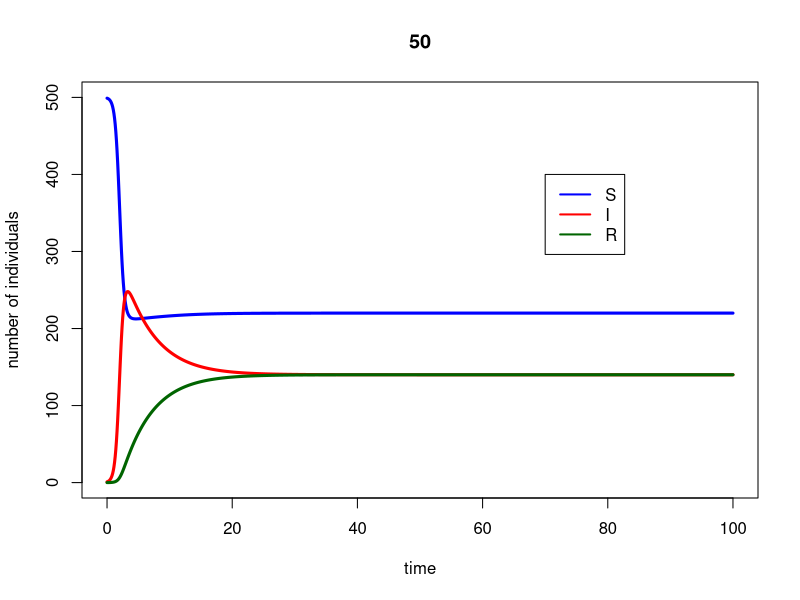
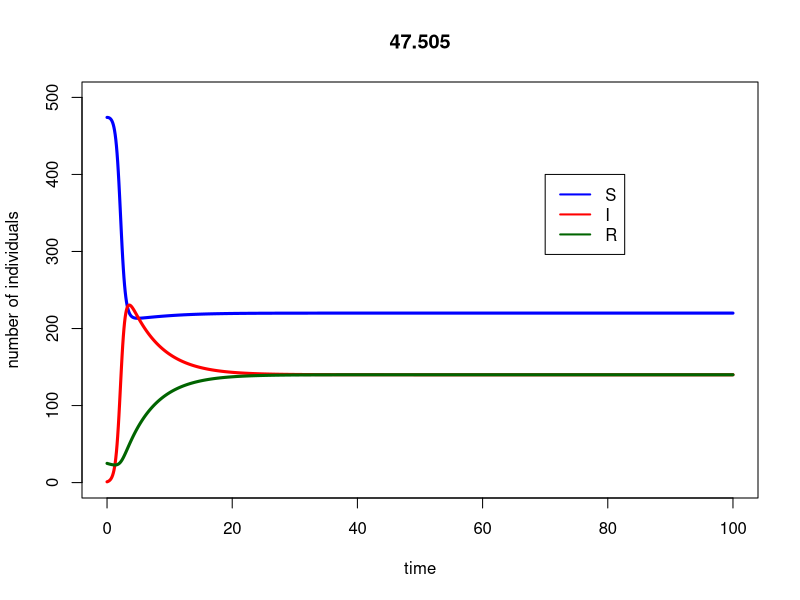
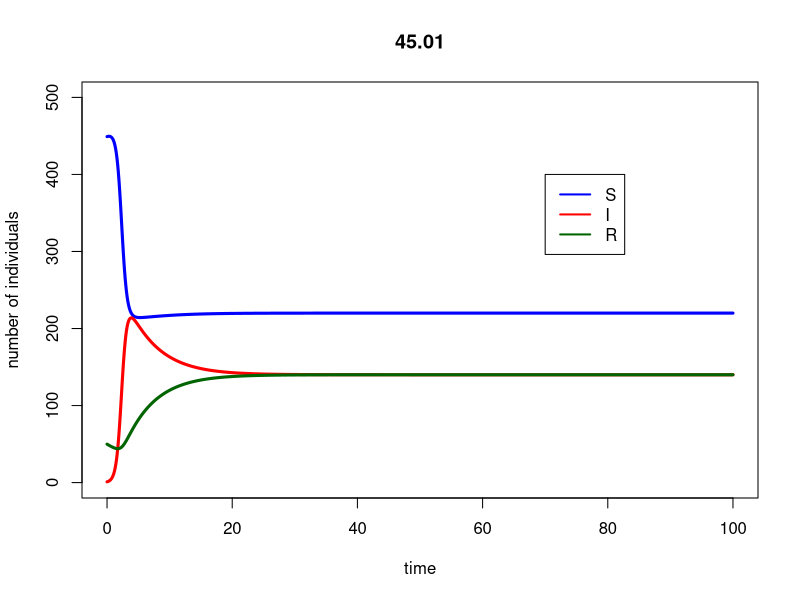
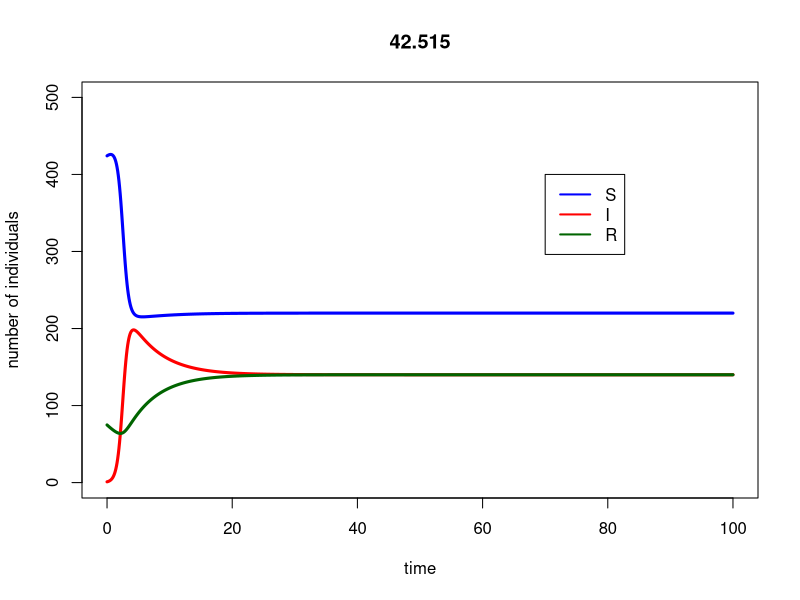
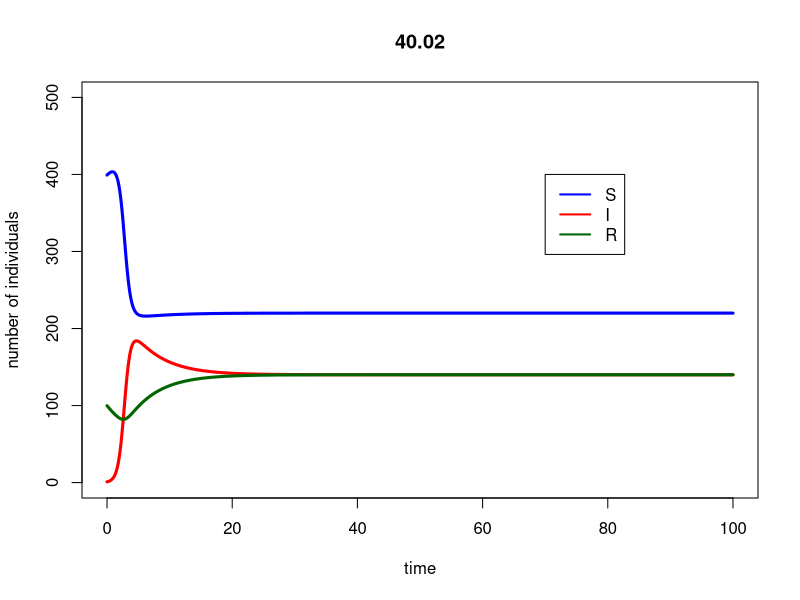
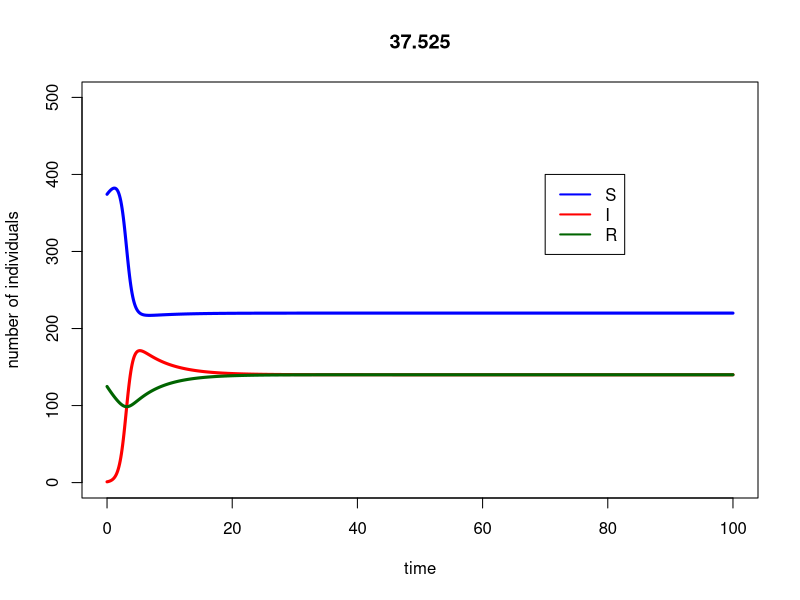
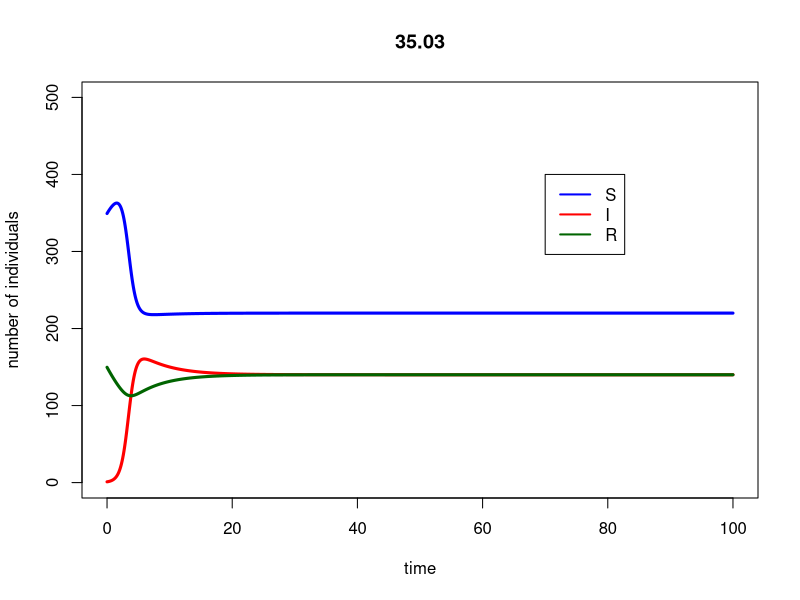
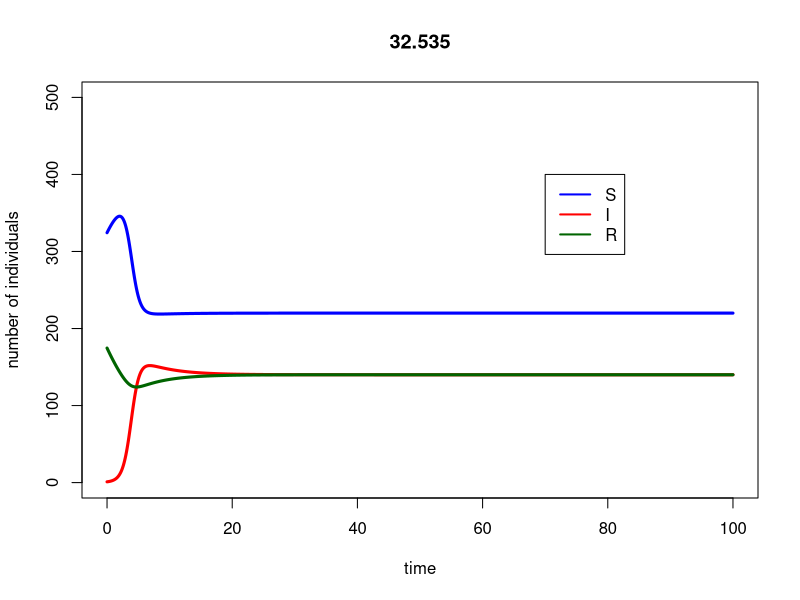

Write the R code that produced these figures, in order.
##########################################################
# Starting script to the module 'SIR models of epidemics'
##########################################################

# implements the basic SIR model, and plots simulation results

## Here you only need to know basic things:
##  #	To make comments
##  <-	Assigning a value to a symbol
##  c	To create a vector c(v1, v2, ..., vn)
##  e	is *10^
##  seq(a,b,c)	To create a sequence from a to b with intervals c


###################################
# FUNCTION DEFINITIONS
###################################

###
# SIR <- function(t, x, parms)
# Use: calculates the derivatives for the SIR model
# Input: 
#      t: time (not used here, because there is no explicit time dependence)
#      x: vector of the current values of all variables (S, I, R)
#      parms: vector of all parameter values
# Output:
#      der: vector of derivatives

# To use the lsoda function, the model function has to be a function of t (time),
# x (the vector of the variables) and parms (the parameters of the model).
# oltottsági ráta = 1/időegység, teljes oltottsági ráta = oltottsági arány*1/időegység
# felezési idő

SIR <- function(t, x, parms){

# Beta and r are not global variables. This means that if you type beta in R, the output will be 'beta',
# and not its value. You have to specify that you want to use the value of beta from 'parms' to solve the ODEs.
# Similarly, the variables of the model are taken from the vector x. This is done by the 'with' function.

  with(as.list(c(parms,x)),{
    dS <- d*(S+I+R)+g*I - beta*S*I - d*S #szuletes = halal, ezert a halalt parameterezem csak
    # d*sig+gi a total szuletesszam, ds a S-ek halala
    dI <- + beta*S*I - r*I - d*I -g*I
    #dI a sima halalozasi rataval halo I-k, g*I amennyivel jobban meghalnak az I-k
    dR <- r*I - d*R         # Note: because S+I+R=constant, this equation could actually be omitted,
                  # and R at any time point could simply be calculated as N-S-I.
    der <- c(dS, dI,dR)
    list(der)  # the output must be returned    
  }) # end of 'with'

}  # end of function definition


###########################
# MAIN PROGRAM
###########################

### LOAD LIBRARIES
#load R library for ordinary differential equation solvers
library(deSolve)
R0_vektor = vector(mode="list") #ez lesz amiben az R0-okat tárolom
### INITIALIZE PARAMETER SETTINGS
for (v in 1:21) {
  f = (v-1)/20
  index = f*100
  S0 = 499
  parms <- c(beta=1e-2, r=1e-1, d=0.1, g=2)		# set the parameters of the model
  inits <- c(S=(1-f)*S0, I=1, R=f*S0, newBorn=c())		# set the initial values
  dt    <- seq(0,100,0.1)			# set the time points for evaluation


  # Calculate and print R_0 on the screen
  N <- sum(inits)
  R_0 <- with(as.list(parms),{beta*(N-f*S0)/r})
  print(paste("hany szazalek oltott", index))
  print(paste("R_0 =",R_0),quote=FALSE)
  R0_vektor[v] = (R_0) #a vektor/lista/kisfaszom v-edik eleme legyen az aktualis R0 ertek
  names(R0_vektor)[v] = f*100 #a vektor/lista/kisfaszom v-edik elemenek a neve legyen az oltottsagi %


  ### SIMULATE THE MODEL

  ## Use lsoda to solve the differential equations numerically. The syntax should be
  ## lsoda(initial values, time points, function, parameters)

  simulation <- as.data.frame(lsoda(inits, dt, SIR, parms=parms)) # this way our set 'parms' will be used as default

  ### PLOT THE OUTPUT

  # If you remove the # before pdf(...) and dev.off(), the output will be written in a pdf file,
  # in the working directory. If you don't, a window containing your graph will just pop up.

  #pdf("startingscript.pdf")
  #par(cex=1.7)
  # Plot S according to time, in blue, and add the graph I and R according to time,
  # in red and dark green respectively. Call help(plot) for further details.

  attach(simulation) # this command allows you to refer to the columns of the data frame directly.

  plot(dt, S, type="l", col="blue", ylim=c(0,sum(inits)), main = R_0, xlab="time", ylab="number of individuals",lwd=3)
  lines(dt, I, type="l", col="red",lwd=3)
  lines(dt, R, type="l", col="darkgreen",lwd=3)

  # Add a legend to the graph
  legend(70,400, legend=c("S","I","R"), col=c("blue", "red", "darkgreen"), lty=1,lwd=2)
  #dev.off()

  detach(simulation) # clean up the search path
}
print(R0_vektor)
volte = FALSE #ebben tarolom, hogy van-e olyan oltottsag, ami megelozi a jarvanyt
for (a in 1:length(R0_vektor)) {
  if (R0_vektor[a] < 1) {
    print(names(R0_vektor)[a])
    volte = TRUE
    break
  }
}
if (volte == FALSE) {
  print("Mind meg fogunk dogleni")
}
